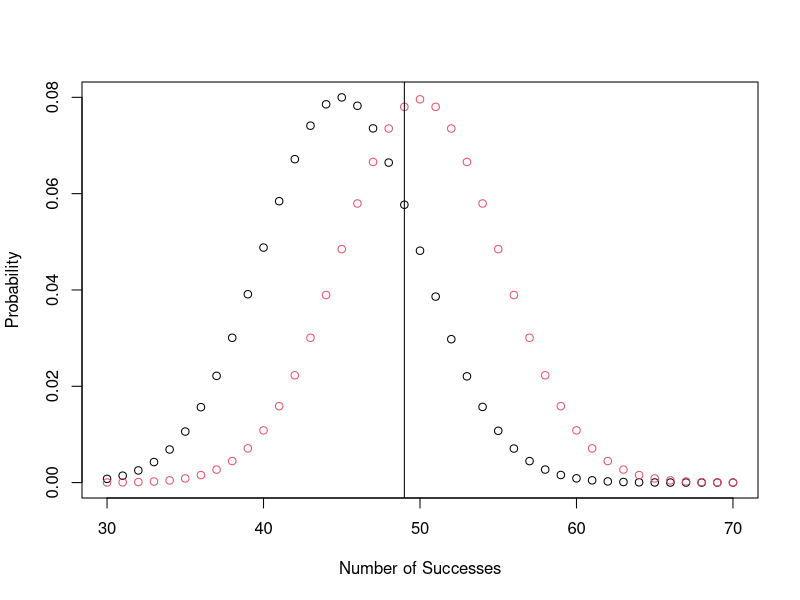
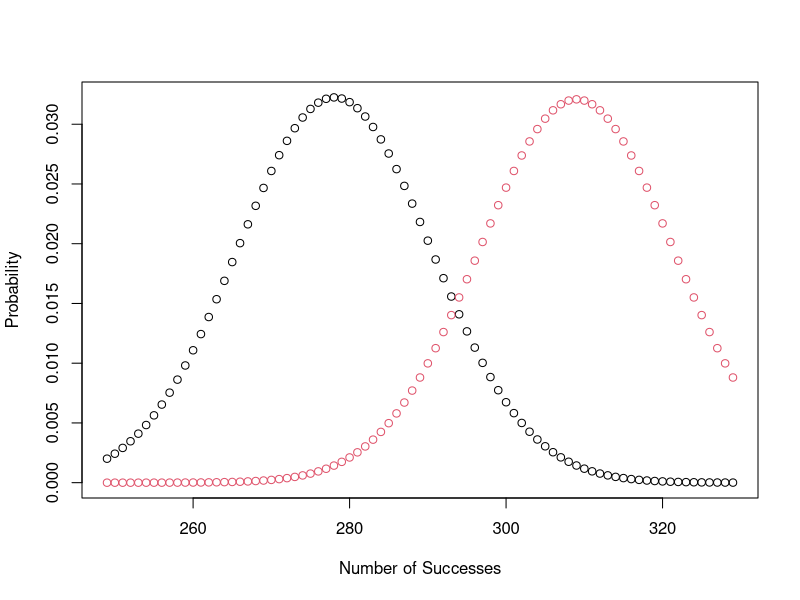

These charts were generated, in order, by the following R code: (Note: this script raises an error after producing the figures.)
## ---- chunk 1
perm<-function(n,r){
    result<-prod(n:(n-r+1))
    return(result)
}
## ---- chunk 2
perm(10,3)
## ---- chunk 3
perm(3,2)
## ---- chunk 4
choose(10,3)
## ---- chunk 5
choose((3+2-1),2)
## ---- chunk 6
choose((10+3-1),3)
## ---- chunk 7
choose(52,5)
## ---- chunk 8
choose(13,5)*4^5
## ---- chunk 9
(choose(13,5)*4^5)/choose(52,5)
## ---- chunk 10
1-(choose(13,5)*4^5)/choose(52,5)
## ---- chunk 11
(choose(13,5)*choose(4,1))/choose(52,5)
## ---- chunk 12
set.seed(2018)
## ---- chunk 13
(temp<-rbinom(100,1,.45))
sum(temp)
## ---- chunk 14
set.seed(2017)
## ---- chunk 15
rbinom(1,100,.45)
## ---- chunk 16
set.seed(1979)
rbinom(1,100,.5)
## ---- chunk 17
plot((30:70),dbinom((30:70),100,.45),type="p",xlab="Number of Successes",ylab="Probability")
points((30:70),dbinom((30:70),100,.5),type="p",col=2)
abline(v=49)
## ---- chunk 18
prob_table<-rbind(dbinom((40:60),100,.45),dbinom((40:60),100,.5))
colnames(prob_table)<-(40:60)
row.names(prob_table)<-c("Prob = 0.45","Prob = 0.50")
prob_table
## ---- chunk 19
qbinom(.95,100,.45)
## ---- chunk 20
1-pbinom(52:53,100,.45)
## ---- chunk 21
1-pbinom(48,100,.45)
pbinom(48,100,.45,lower=FALSE)
## ---- chunk 22
pbinom(53,100,.5)
## ---- chunk 23
1-pbinom(53,100,.5)
## ---- chunk 24
qbinom(.95,200,.45)
## ---- chunk 25
1-pbinom(102,200,.5)
## ---- chunk 26
qbinom(.95,800,.45)
## ---- chunk 27
1-pbinom(383,800,.5)
## ---- chunk 28
simple_sample_size<-function(n=100){1-pbinom(qbinom(.95,n,.45),n,.5)}
## ---- chunk 29
temp<-sapply((600:625),simple_sample_size)
names(temp)<-(600:625)
temp    
## ---- chunk 30
plot((249:329),dbinom((249:329),618,.45),type="p",xlab="Number of Successes",ylab="Probability")
points((249:329),dbinom((249:329),618,.5),type="p",col=2)
## ---- chunk 31
binom.test(49,100,p=.45,conf.level = .05)
## ---- chunk 32
qbinom(.975,100,.45)
qbinom(.025,100,.45)
## ---- chunk 33
1-pbinom(54:56,100,.45)
pbinom(34:36,100,.45)
## ---- chunk 34
1-(pbinom(55,100,.45)-pbinom(34,100,.45))
## ---- chunk 35
1-(pbinom(55,100,.45)-pbinom(35,100,.45))
## ---- chunk 36
1-(pbinom(55,100,.5)-pbinom(35,100,.5))
## ---- chunk 37
1-(pbinom(55,100,.4)-pbinom(35,100,.4))
## ---- chunk 38
dbinom(0:4,4,.5)
## ---- chunk 39
fractions(dbinom(0:4,4,.5))
## ---- chunk 40
seq(-4,4,2)*fractions(dbinom(0:4,4,.5))
sum(seq(-4,4,2)*fractions(dbinom(0:4,4,.5)))
## ---- chunk 41
temp<-fractions(c(dbinom(2,4,.5),(dbinom(1,4,.5)+dbinom(3,4,.5)),dbinom(0,4,.5)+dbinom(0,4,.5)))
names(temp)<-c(0,2,4)
temp
## ---- chunk 42
sum(c(0,2,4)*temp)
## ---- chunk 43
fractions(sum(abs(seq(-4,4,2))*dbinom(0:4,4,.5)))
## ---- chunk 44
temp<-fractions(c(dbinom(2,4,.5),(dbinom(1,4,.5)+dbinom(3,4,.5)),dbinom(0,4,.5)+dbinom(0,4,.5)))
names(temp)<-c(0,4,16)
temp
## ---- chunk 45
sum(c(0,4,16)*temp)
## ---- chunk 46
fractions(sum((seq(-4,4,2)^2)*dbinom(0:4,4,.5)))
## ---- chunk 47
(seq(-4,4,2)-0)^2*fractions(dbinom(0:4,4,.5))
sum((seq(-4,4,2)-0)^2*fractions(dbinom(0:4,4,.5)))
## ---- chunk 48
fractions(Les10ex<-array(c(3/64,9/64,9/64,27/64,2/64,6/64,2/64,6/64),dim=c(2,2,2),dimnames = list(c(0,1),c(0,1),c(0,1))))
## ---- chunk 49
Les10exa<-data.frame(X=c(rep(0,16),rep(1,48)),Y=c(0,0,0,rep(1,9),rep(c(0,1),each=2),rep(0,9),rep(1,27),rep(c(0,1),each=6)),Z=c(rep(0,12),rep(1,4),rep(0,36),rep(1,12)))
## ---- chunk 50
fractions(prop.table(table(Les10exa)))
## ---- chunk 51
sum(fractions(prop.table(table(Les10exa))))
## ---- chunk 52
fractions(apply(prop.table(table(Les10exa)),1,sum))
## ---- chunk 53
sum(apply(fractions(prop.table(table(Les10exa))),1,sum)*c(0,1))
## ---- chunk 54
fractions(apply(prop.table(table(Les10exa)),1:2,sum))
## ---- chunk 55
fractions(apply(prop.table(table(Les10exa)),1,sum))
fractions(apply(prop.table(table(Les10exa)),2,sum))
## ---- chunk 56
fractions(outer(apply(prop.table(table(Les10exa)),1,sum),apply(prop.table(table(Les10exa)),2,sum)))
## ---- chunk 57
fractions(apply(prop.table(table(Les10exa)),1:2,sum))
## ---- chunk 58
fractions(apply(prop.table(table(Les10exa)),1,sum))
fractions(apply(prop.table(table(Les10exa)),3,sum))
## ---- chunk 59
fractions(outer(apply(prop.table(table(Les10exa)),1,sum),apply(prop.table(table(Les10exa)),3,sum)))
## ---- chunk 60
fractions(apply(prop.table(table(Les10exa)),c(1,3),sum))
## ---- chunk 61
fractions(apply(prop.table(table(Les10exa)),1,sum))
fractions(apply(prop.table(table(Les10exa)),2,sum))
fractions(apply(prop.table(table(Les10exa)),3,sum))
## ---- chunk 62
fractions(outer(outer(apply(prop.table(table(Les10exa)),1,sum),apply(prop.table(table(Les10exa)),2,sum)),apply(prop.table(table(Les10exa)),3,sum)))
## ---- chunk 63
fractions(prop.table(table(Les10exa)))
## ---- chunk 64
fractions(apply(prop.table(table(Les10exa)),1:2,sum))
## ---- chunk 65
fractions(apply(prop.table(table(Les10exa)),2,sum))
## ---- chunk 66
fractions(apply(prop.table(table(Les10exa)),1:2,sum))[,2]
## ---- chunk 67
fractions(apply(prop.table(table(Les10exa)),2,sum))[2]
## ---- chunk 68
fractions(apply(prop.table(table(Les10exa)),1:2,sum))[,2]/fractions(apply(prop.table(table(Les10exa)),2,sum))[2]
## ---- chunk 69
fractions(apply(prop.table(table(Les10exa)),1,sum))
## ---- chunk 70
Les10ex2<-data.frame(X=c(-1,0,0,1),Y=c(1,0,0,1))
## ---- chunk 71
fractions(prop.table(table(Les10ex2)))
## ---- chunk 72
fractions(apply(prop.table(table(Les10ex2)),1,sum))
fractions(apply(prop.table(table(Les10ex2)),2,sum))
## ---- chunk 73
fractions(outer(fractions(apply(prop.table(table(Les10ex2)),1,sum)),fractions(apply(prop.table(table(Les10ex2)),2,sum))))
## ---- chunk 74
prop.table(xtabs(~Airport+Airline+Result,airlineArrival))
## ---- chunk 75
apply(prop.table(xtabs(~Airport+Airline+Result,airlineArrival)),2:3,sum)
## ---- chunk 76
ppois(19,45/4)
## ---- chunk 77
dpois(20,45/4)
## ---- chunk 78
1-ppois(30,45*3/4)
## ---- chunk 79
dhyper(x=2,m=4,n=48,k=5)
## ---- chunk 80
convictions <- rbind(dizygotic=c(2,15), monozygotic=c(10,3))
colnames(convictions) <- c('convicted','not convicted')
convictions
## ---- chunk 81
colSums(convictions)
rowSums(convictions)
## ---- chunk 82
phyper(2,17,13,12)
## ---- chunk 83
phyper(2,12,18,17)
## ---- chunk 84
fisher.test(convictions,alter="less")
## ---- chunk 85
convictions2 <- rbind(monozygotic=c(10,3),dizygotic=c(2,15))
colnames(convictions2) <- c('convicted','not convicted')
convictions2
## ---- chunk 86
colSums(convictions2)
rowSums(convictions2)
## ---- chunk 87
1-phyper(9,13,17,12)
## ---- chunk 88
fisher.test(convictions2,alter="greater")
## ---- chunk 89
convictions3 <- rbind(monozygotic=c(3,10),dizygotic=c(15,2))
colnames(convictions3) <- c('not convicted','convicted')
convictions3
## ---- chunk 90
phyper(3,13,17,18)
## ---- chunk 91
fisher.test(convictions3,alternative = 'less')
## ---- chunk 92
phyper(3,13,17,18)
